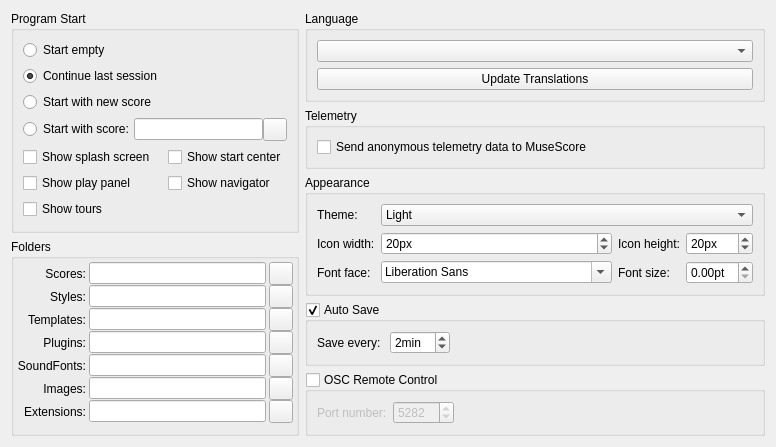
     <widget class="QWidget" name="tabGeneral">
      <property name="accessibleName">
       <string>General tab</string>
      </property>
      <attribute name="title">
       <string>General</string>
      </attribute>
      <layout class="QGridLayout" name="gridLayout_2">
       <item row="3" column="0" rowspan="3">
        <widget class="QGroupBox" name="groupBox_folders">
         <property name="title">
          <string>Folders</string>
         </property>
         <layout class="QGridLayout">
          <property name="leftMargin">
           <number>3</number>
          </property>
          <property name="topMargin">
           <number>3</number>
          </property>
          <property name="rightMargin">
           <number>3</number>
          </property>
          <property name="bottomMargin">
           <number>3</number>
          </property>
          <property name="horizontalSpacing">
           <number>3</number>
          </property>
          <property name="verticalSpacing">
           <number>0</number>
          </property>
          <item row="0" column="1">
           <widget class="QLineEdit" name="myScores">
            <property name="accessibleName">
             <string>Score folder</string>
            </property>
            <property name="accessibleDescription">
             <string>Insert path to score folder.</string>
            </property>
           </widget>
          </item>
          <item row="5" column="0">
           <widget class="QLabel" name="label_imagesFolder">
            <property name="text">
             <string>Images:</string>
            </property>
            <property name="alignment">
             <set>Qt::AlignRight|Qt::AlignTrailing|Qt::AlignVCenter</set>
            </property>
           </widget>
          </item>
          <item row="6" column="0">
           <widget class="QLabel" name="label_extensionsFolder">
            <property name="text">
             <string>Extensions:</string>
            </property>
            <property name="alignment">
             <set>Qt::AlignRight|Qt::AlignTrailing|Qt::AlignVCenter</set>
            </property>
           </widget>
          </item>
          <item row="0" column="0">
           <widget class="QLabel" name="label_scoresFolder">
            <property name="text">
             <string>Scores:</string>
            </property>
            <property name="alignment">
             <set>Qt::AlignRight|Qt::AlignTrailing|Qt::AlignVCenter</set>
            </property>
           </widget>
          </item>
          <item row="1" column="0">
           <widget class="QLabel" name="label_stylesFolder">
            <property name="text">
             <string>Styles:</string>
            </property>
            <property name="alignment">
             <set>Qt::AlignRight|Qt::AlignTrailing|Qt::AlignVCenter</set>
            </property>
           </widget>
          </item>
          <item row="1" column="1">
           <widget class="QLineEdit" name="myStyles">
            <property name="accessibleName">
             <string>Style folder</string>
            </property>
            <property name="accessibleDescription">
             <string>Insert path for style folder</string>
            </property>
           </widget>
          </item>
          <item row="2" column="0">
           <widget class="QLabel" name="label_templatesFolder">
            <property name="text">
             <string>Templates:</string>
            </property>
            <property name="alignment">
             <set>Qt::AlignRight|Qt::AlignTrailing|Qt::AlignVCenter</set>
            </property>
           </widget>
          </item>
          <item row="0" column="2">
           <widget class="QToolButton" name="myScoresButton">
            <property name="focusPolicy">
             <enum>Qt::StrongFocus</enum>
            </property>
            <property name="accessibleName">
             <string>Choose score folder</string>
            </property>
            <property name="accessibleDescription">
             <string>Opens a dialog for selecting the score folder</string>
            </property>
            <property name="text">
             <string notr="true"/>
            </property>
            <property name="icon">
             <iconset resource="musescore.qrc">
              <normaloff>:/data/icons/document-open.svg</normaloff>:/data/icons/document-open.svg</iconset>
            </property>
           </widget>
          </item>
          <item row="1" column="2">
           <widget class="QToolButton" name="myStylesButton">
            <property name="focusPolicy">
             <enum>Qt::StrongFocus</enum>
            </property>
            <property name="accessibleName">
             <string>Choose style folder</string>
            </property>
            <property name="accessibleDescription">
             <string>Opens a dialog for selecting the style folder</string>
            </property>
            <property name="text">
             <string notr="true"/>
            </property>
            <property name="icon">
             <iconset resource="musescore.qrc">
              <normaloff>:/data/icons/document-open.svg</normaloff>:/data/icons/document-open.svg</iconset>
            </property>
           </widget>
          </item>
          <item row="3" column="0">
           <widget class="QLabel" name="label_pluginsFolder">
            <property name="text">
             <string>Plugins:</string>
            </property>
            <property name="alignment">
             <set>Qt::AlignRight|Qt::AlignTrailing|Qt::AlignVCenter</set>
            </property>
           </widget>
          </item>
          <item row="2" column="1">
           <widget class="QLineEdit" name="myTemplates">
            <property name="accessibleName">
             <string>Template folder</string>
            </property>
            <property name="accessibleDescription">
             <string>Insert path to Template folder</string>
            </property>
           </widget>
          </item>
          <item row="3" column="1">
           <widget class="QLineEdit" name="myPlugins">
            <property name="accessibleName">
             <string>Plugin folder</string>
            </property>
            <property name="accessibleDescription">
             <string>Insert path to plugin folder</string>
            </property>
           </widget>
          </item>
          <item row="4" column="1">
           <widget class="QLineEdit" name="mySoundfonts">
            <property name="accessibleName">
             <string>SoundFont folders</string>
            </property>
            <property name="accessibleDescription">
             <string>Insert path to SoundFont folders</string>
            </property>
           </widget>
          </item>
          <item row="3" column="2">
           <widget class="QToolButton" name="myPluginsButton">
            <property name="focusPolicy">
             <enum>Qt::StrongFocus</enum>
            </property>
            <property name="accessibleName">
             <string>Choose plugin folder</string>
            </property>
            <property name="accessibleDescription">
             <string>Opens a dialog for selecting the plugin folder</string>
            </property>
            <property name="text">
             <string notr="true"/>
            </property>
            <property name="icon">
             <iconset resource="musescore.qrc">
              <normaloff>:/data/icons/document-open.svg</normaloff>:/data/icons/document-open.svg</iconset>
            </property>
           </widget>
          </item>
          <item row="4" column="0">
           <widget class="QLabel" name="label_soundFontsFolder">
            <property name="text">
             <string>SoundFonts:</string>
            </property>
            <property name="alignment">
             <set>Qt::AlignRight|Qt::AlignTrailing|Qt::AlignVCenter</set>
            </property>
           </widget>
          </item>
          <item row="5" column="1">
           <widget class="QLineEdit" name="myImages">
            <property name="accessibleName">
             <string>Image folder</string>
            </property>
            <property name="accessibleDescription">
             <string>Insert path to image folder</string>
            </property>
           </widget>
          </item>
          <item row="6" column="1">
           <widget class="QLineEdit" name="myExtensions">
            <property name="accessibleName">
             <string>Extensions folder</string>
            </property>
            <property name="accessibleDescription">
             <string>Insert path to extensions folder</string>
            </property>
           </widget>
          </item>
          <item row="2" column="2">
           <widget class="QToolButton" name="myTemplatesButton">
            <property name="focusPolicy">
             <enum>Qt::StrongFocus</enum>
            </property>
            <property name="accessibleName">
             <string>Choose template folder</string>
            </property>
            <property name="accessibleDescription">
             <string>Opens a dialog for selecting the template folder</string>
            </property>
            <property name="text">
             <string notr="true"/>
            </property>
            <property name="icon">
             <iconset resource="musescore.qrc">
              <normaloff>:/data/icons/document-open.svg</normaloff>:/data/icons/document-open.svg</iconset>
            </property>
           </widget>
          </item>
          <item row="5" column="2">
           <widget class="QToolButton" name="myImagesButton">
            <property name="focusPolicy">
             <enum>Qt::StrongFocus</enum>
            </property>
            <property name="accessibleName">
             <string>Image folder</string>
            </property>
            <property name="accessibleDescription">
             <string>Opens a dialog for selecting the image folder</string>
            </property>
            <property name="text">
             <string notr="true"/>
            </property>
            <property name="icon">
             <iconset resource="musescore.qrc">
              <normaloff>:/data/icons/document-open.svg</normaloff>:/data/icons/document-open.svg</iconset>
            </property>
           </widget>
          </item>
          <item row="6" column="2">
           <widget class="QToolButton" name="myExtensionsButton">
            <property name="focusPolicy">
             <enum>Qt::StrongFocus</enum>
            </property>
            <property name="accessibleName">
             <string>Extensions folder</string>
            </property>
            <property name="accessibleDescription">
             <string>Opens a dialog for selecting the extensions folder</string>
            </property>
            <property name="text">
             <string notr="true"/>
            </property>
            <property name="icon">
             <iconset resource="musescore.qrc">
              <normaloff>:/data/icons/document-open.svg</normaloff>:/data/icons/document-open.svg</iconset>
            </property>
           </widget>
          </item>
          <item row="4" column="2">
           <widget class="QToolButton" name="mySoundfontsButton">
            <property name="focusPolicy">
             <enum>Qt::StrongFocus</enum>
            </property>
            <property name="accessibleName">
             <string>SoundFont folders</string>
            </property>
            <property name="accessibleDescription">
             <string>Opens a dialog for configuring the SoundFont folders</string>
            </property>
            <property name="text">
             <string notr="true"/>
            </property>
            <property name="icon">
             <iconset resource="musescore.qrc">
              <normaloff>:/data/icons/edit.svg</normaloff>:/data/icons/edit.svg</iconset>
            </property>
           </widget>
          </item>
         </layout>
        </widget>
       </item>
       <item row="2" column="1" rowspan="2">
        <widget class="QGroupBox" name="groupBox_appearance">
         <property name="title">
          <string>Appearance</string>
         </property>
         <layout class="QGridLayout" name="gridLayout_9">
          <item row="2" column="1">
           <widget class="QFontComboBox" name="fontFamily"/>
          </item>
          <item row="2" column="2">
           <widget class="QLabel" name="fontSizeLabel">
            <property name="text">
             <string>Font size:</string>
            </property>
           </widget>
          </item>
          <item row="1" column="1">
           <widget class="QSpinBox" name="iconWidth">
            <property name="accessibleName">
             <string>Icon Width</string>
            </property>
            <property name="suffix">
             <string extracomment="pixel">px</string>
            </property>
            <property name="minimum">
             <number>5</number>
            </property>
            <property name="value">
             <number>20</number>
            </property>
           </widget>
          </item>
          <item row="2" column="0">
           <widget class="QLabel" name="fontFamilyLabel">
            <property name="text">
             <string>Font face:</string>
            </property>
           </widget>
          </item>
          <item row="1" column="0">
           <widget class="QLabel" name="iconWidthLabel">
            <property name="text">
             <string>Icon width:</string>
            </property>
           </widget>
          </item>
          <item row="1" column="2">
           <widget class="QLabel" name="iconHeightLabel">
            <property name="text">
             <string>Icon height:</string>
            </property>
           </widget>
          </item>
          <item row="1" column="3">
           <widget class="QSpinBox" name="iconHeight">
            <property name="accessibleName">
             <string>Icon Height</string>
            </property>
            <property name="suffix">
             <string extracomment="pixel">px</string>
            </property>
            <property name="minimum">
             <number>5</number>
            </property>
            <property name="value">
             <number>20</number>
            </property>
           </widget>
          </item>
          <item row="2" column="3">
           <widget class="QDoubleSpinBox" name="fontSize">
            <property name="suffix">
             <string>pt</string>
            </property>
           </widget>
          </item>
          <item row="0" column="1" colspan="3">
           <widget class="QComboBox" name="styleName">
            <property name="accessibleName">
             <string>Select style</string>
            </property>
            <item>
             <property name="text">
              <string notr="true">Light</string>
             </property>
            </item>
            <item>
             <property name="text">
              <string notr="true">Dark</string>
             </property>
            </item>
           </widget>
          </item>
          <item row="0" column="0">
           <widget class="QLabel" name="label_theme">
            <property name="text">
             <string>Theme:</string>
            </property>
           </widget>
          </item>
         </layout>
        </widget>
       </item>
       <item row="0" column="1">
        <widget class="QGroupBox" name="groupBox_language">
         <property name="title">
          <string>Language</string>
         </property>
         <property name="checkable">
          <bool>false</bool>
         </property>
         <layout class="QVBoxLayout" name="verticalLayout">
          <item>
           <widget class="QComboBox" name="language">
            <property name="accessibleName">
             <string>Select language</string>
            </property>
            <property name="accessibleDescription">
             <string>Select the language of the user interface</string>
            </property>
           </widget>
          </item>
          <item>
           <widget class="QPushButton" name="updateTranslation">
            <property name="text">
             <string>Update Translations</string>
            </property>
           </widget>
          </item>
         </layout>
        </widget>
       </item>
       <item row="5" column="1">
        <widget class="QGroupBox" name="oscServer">
         <property name="title">
          <string>OSC Remote Control</string>
         </property>
         <property name="checkable">
          <bool>true</bool>
         </property>
         <property name="checked">
          <bool>false</bool>
         </property>
         <layout class="QHBoxLayout" name="horizontalLayout_9">
          <item>
           <widget class="QLabel" name="label">
            <property name="text">
             <string extracomment="The UDP port number on which the MuseScore OSC server will listen on">Port number:</string>
            </property>
           </widget>
          </item>
          <item>
           <widget class="QSpinBox" name="oscPort">
            <property name="accessibleName">
             <string>Port number</string>
            </property>
            <property name="minimum">
             <number>1</number>
            </property>
            <property name="maximum">
             <number>65535</number>
            </property>
            <property name="value">
             <number>5282</number>
            </property>
           </widget>
          </item>
          <item>
           <spacer name="horizontalSpacer_15">
            <property name="orientation">
             <enum>Qt::Horizontal</enum>
            </property>
            <property name="sizeHint" stdset="0">
             <size>
              <width>0</width>
              <height>0</height>
             </size>
            </property>
           </spacer>
          </item>
         </layout>
        </widget>
       </item>
       <item row="0" column="0" rowspan="3">
        <widget class="QGroupBox" name="groupBox_programStart">
         <property name="title">
          <string>Program Start</string>
         </property>
         <layout class="QGridLayout" name="programStartGridLayout">
          <item row="0" column="0">
           <widget class="QRadioButton" name="emptySession">
            <property name="text">
             <string>Start empty</string>
            </property>
           </widget>
          </item>
          <item row="4" column="1">
           <widget class="QCheckBox" name="showStartcenter">
            <property name="text">
             <string>Show start center</string>
            </property>
           </widget>
          </item>
          <item row="1" column="0">
           <widget class="QRadioButton" name="lastSession">
            <property name="text">
             <string>Continue last session</string>
            </property>
            <property name="checked">
             <bool>true</bool>
            </property>
           </widget>
          </item>
          <item row="3" column="0" colspan="2">
           <layout class="QHBoxLayout" name="horizontalLayout_2">
            <property name="spacing">
             <number>0</number>
            </property>
            <property name="sizeConstraint">
             <enum>QLayout::SetFixedSize</enum>
            </property>
            <item>
             <widget class="QRadioButton" name="scoreSession">
              <property name="text">
               <string>Start with score:</string>
              </property>
             </widget>
            </item>
            <item>
             <widget class="QLineEdit" name="sessionScore">
              <property name="accessibleName">
               <string>Start with score</string>
              </property>
              <property name="accessibleDescription">
               <string>Insert path to starting score</string>
              </property>
             </widget>
            </item>
            <item>
             <widget class="QToolButton" name="startWithButton">
              <property name="focusPolicy">
               <enum>Qt::StrongFocus</enum>
              </property>
              <property name="accessibleName">
               <string>Choose starting score</string>
              </property>
              <property name="accessibleDescription">
               <string>Opens a file dialog for selecting the starting score</string>
              </property>
              <property name="text">
               <string notr="true"/>
              </property>
              <property name="icon">
               <iconset resource="musescore.qrc">
                <normaloff>:/data/icons/document-open.svg</normaloff>:/data/icons/document-open.svg</iconset>
              </property>
             </widget>
            </item>
           </layout>
          </item>
          <item row="4" column="0">
           <widget class="QCheckBox" name="showSplashScreen">
            <property name="text">
             <string>Show splash screen</string>
            </property>
           </widget>
          </item>
          <item row="2" column="0">
           <widget class="QRadioButton" name="newSession">
            <property name="text">
             <string>Start with new score</string>
            </property>
           </widget>
          </item>
          <item row="5" column="0">
           <widget class="QCheckBox" name="playPanelShow">
            <property name="text">
             <string>Show play panel</string>
            </property>
           </widget>
          </item>
          <item row="5" column="1">
           <widget class="QCheckBox" name="navigatorShow">
            <property name="text">
             <string>Show navigator</string>
            </property>
           </widget>
          </item>
          <item row="6" column="0">
           <widget class="QCheckBox" name="showTours">
            <property name="text">
             <string>Show tours</string>
            </property>
           </widget>
          </item>
         </layout>
        </widget>
       </item>
       <item row="4" column="1">
        <widget class="QGroupBox" name="autoSave">
         <property name="title">
          <string>Auto Save</string>
         </property>
         <property name="checkable">
          <bool>true</bool>
         </property>
         <layout class="QHBoxLayout">
          <property name="spacing">
           <number>9</number>
          </property>
          <property name="leftMargin">
           <number>9</number>
          </property>
          <property name="topMargin">
           <number>9</number>
          </property>
          <property name="rightMargin">
           <number>9</number>
          </property>
          <property name="bottomMargin">
           <number>9</number>
          </property>
          <item>
           <widget class="QLabel" name="label_autoSaveTime">
            <property name="text">
             <string>Save every:</string>
            </property>
           </widget>
          </item>
          <item>
           <widget class="QSpinBox" name="autoSaveTime">
            <property name="accessibleName">
             <string>Select delay (in minutes) between auto saves</string>
            </property>
            <property name="suffix">
             <string extracomment="minutes">min</string>
            </property>
            <property name="minimum">
             <number>1</number>
            </property>
            <property name="value">
             <number>2</number>
            </property>
           </widget>
          </item>
          <item>
           <spacer>
            <property name="orientation">
             <enum>Qt::Horizontal</enum>
            </property>
            <property name="sizeHint" stdset="0">
             <size>
              <width>0</width>
              <height>0</height>
             </size>
            </property>
           </spacer>
          </item>
         </layout>
        </widget>
       </item>
       <item row="1" column="1">
        <widget class="QGroupBox" name="groupBox_telemetry">
         <property name="title">
          <string>Telemetry</string>
         </property>
         <layout class="QGridLayout" name="gridLayout_14">
          <item row="0" column="0">
           <widget class="QCheckBox" name="collectTelemetry">
            <property name="text">
             <string>Send anonymous telemetry data to MuseScore</string>
            </property>
           </widget>
          </item>
         </layout>
        </widget>
       </item>
       <item row="6" column="0" colspan="2">
        <spacer name="verticalSpacer">
         <property name="orientation">
          <enum>Qt::Vertical</enum>
         </property>
         <property name="sizeHint" stdset="0">
          <size>
           <width>0</width>
           <height>0</height>
          </size>
         </property>
        </spacer>
       </item>
      </layout>
     </widget>
